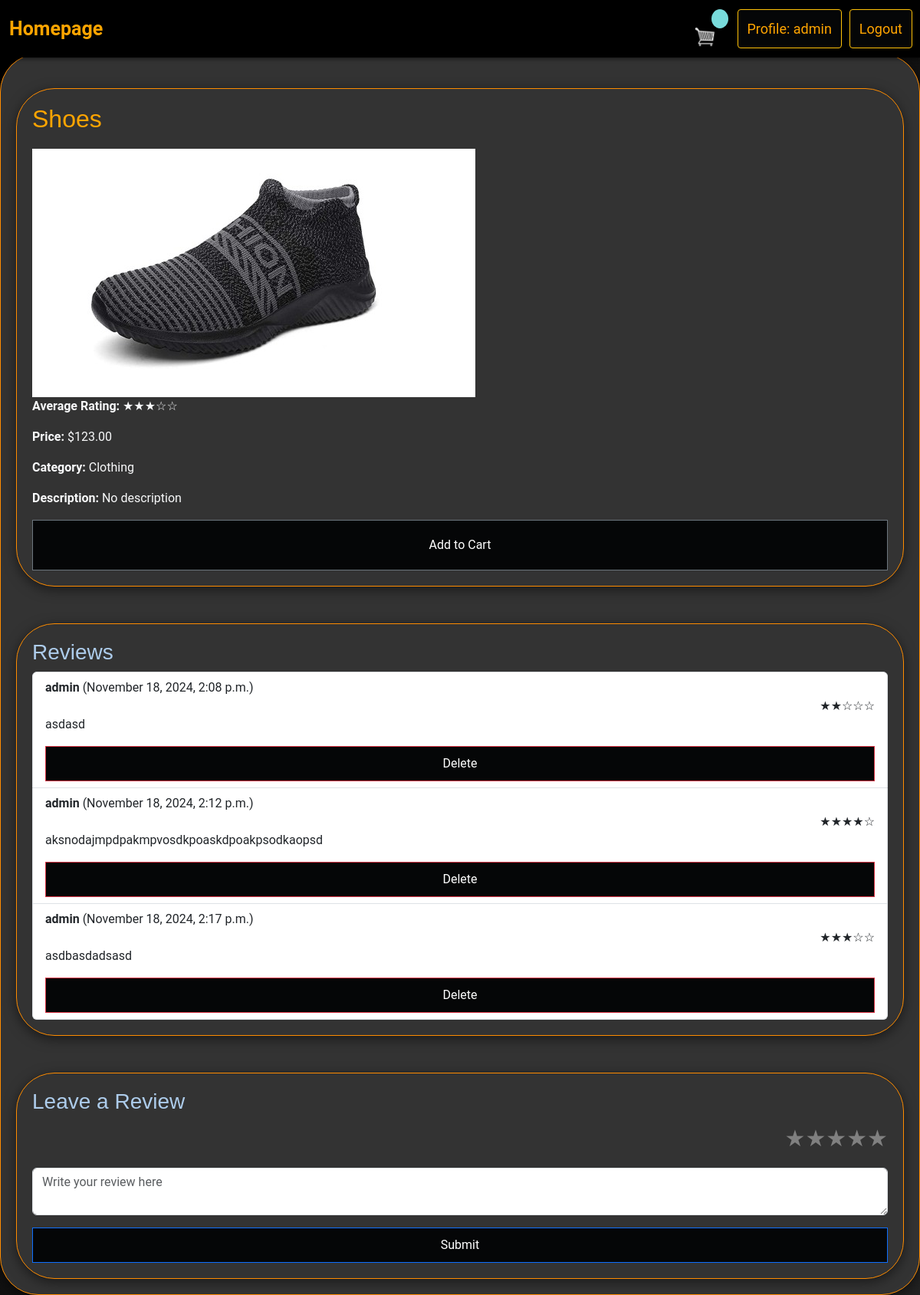
The page /product/9/ (signed in) on the database its author committed.
### store/models.py (models this page shows, shortened)
class Product(models.Model):
	name = models.CharField(max_length=200)
	price = models.DecimalField(max_digits=10, decimal_places=2)
	image = models.ImageField(upload_to='products/')
	category = models.ForeignKey(Category, on_delete=models.CASCADE)
	user = models.ForeignKey(User, on_delete=models.SET_NULL, null=True, related_name='products')
	description = models.CharField(max_length=200, null=True, default="")
	def average_rating(self):
		reviews = ProductReview.objects.filter(product=self)
		if reviews.exists():
			avg = round(reviews.aggregate(Avg('rating'))['rating__avg'], 1)
			return avg
		return 0
	def display_average_stars(self):
		avg = int(self.average_rating())
		filled_stars = '★' * avg
		empty_stars = '☆' * (5 - avg)
		return filled_stars + empty_stars

class Category(models.Model):
    name = models.CharField(max_length=200, default="Default")

class ProductReview(models.Model):
    product = models.ForeignKey(Product, on_delete=models.SET_NULL, null=True)
    user = models.ForeignKey(User, on_delete=models.SET_NULL, null=True)
    review = models.CharField(max_length=200, null=True)
    rating = models.PositiveIntegerField(
        validators=[MinValueValidator(1), MaxValueValidator(5)],
        null=True,
        blank=True
    )
    date_added = models.DateTimeField(auto_now_add=True)
    def display_stars(self):
        filled_stars = '★' * self.rating  # Filled stars
        empty_stars = '☆' * (5 - self.rating)  # Empty stars
        return filled_stars + empty_stars

### store/views.py (the view, shortened to what this page needs)
# urls.py: path('product/<int:pk>/', views.product, name='product'),
def product(request, pk):
    product = get_object_or_404(Product, pk=pk)
    reviews = ProductReview.objects.filter(product=product)
    context = {
        'product': product,
        'reviews': reviews,
    }
    return render(request, 'store/product.html', context)

### store/templates/store/product.html (shortened to what this page needs)
{% extends 'store/boang.html' %}
{% block content %}
<div class="container">
    <h2>{{ product.name }}</h2>
    <img src="{{ product.image.url }}" alt="{{ product.name }}" class="img-fluid">
    <p><strong>Average Rating:</strong> {{ product.display_average_stars }}</p>
    <p><strong>Price:</strong> ${{ product.price }}</p>
    <p><strong>Category:</strong> {{ product.category.name }}</p>
    <p><strong>Description:</strong> {{ product.description }}</p>
    {% if user.is_authenticated %}
    <form action="{% url 'store:update_item' %}" method="POST">
        <button data-product="{{ product.id }}" data-action="add"
                class="btn btn-outline-secondary add-btn update-cart" style ="padding: 20px; ">Add to Cart</button>
    </form>
    {% endif %}
</div>
<div class="container mt-5">
    <h3>Reviews</h3>
    <ul class="list-group">
        {% for review in reviews %}
            <li class="list-group-item">
                <strong>{{ review.user.username }}</strong>
                ({{ review.date_added|date:"F j, Y, g:i a" }})
                <div class="stars">{{ review.display_stars }}</div>
                <p>{{ review.review }}</p>
                {% if review.user == user %}
                    <form method="POST" action="{% url 'store:delete_review' review.id %}" style="display:inline;">
                        <button type="submit" class="btn btn-danger btn-sm">Delete</button>
                    </form>
                {% endif %}
            </li>
        {% empty %}
            <li class="list-group-item">No reviews yet. Be the first to review this product!</li>
        {% endfor %}
    </ul>
</div>
{% if user.is_authenticated %}
<div class="container mt-5">
    <h3>Leave a Review</h3>
    <form method="POST" id="reviewForm">
        <div class="stars">
            <label for="star5" title="5 stars">★</label>
            <label for="star4" title="4 stars">★</label>
            <label for="star3" title="3 stars">★</label>
            <label for="star2" title="2 stars">★</label>
            <label for="star1" title="1 star">★</label>
        </div>
        <textarea name="review" class="form-control mt-3" placeholder="Write your review here"></textarea>
        <button type="submit" class="btn btn-primary mt-3">Submit</button>
    </form>
</div>
{% else %}
<p class="text-danger">You must be logged in to leave a review.</p>
{% endif %}
{% endblock content %}

### store/templates/store/boang.html (shortened to what this page needs)
{% load static %}
<!DOCTYPE html>
<html lang="en">
<head>
    <link href="https://cdn.jsdelivr.net/npm/bootstrap@5.3.2/dist/css/bootstrap.min.css" rel="stylesheet"
>
    <link rel="stylesheet" type="text/css" href="{% static 'css/main.css' %}">
</head>
<body>
    <nav class="header">
        <a href="{% url 'store:home' %}" class="logo">Homepage</a>
        <div class="header-right">
            {% if user.is_authenticated %}
            <a href="{% url 'store:cart' %}">
                <img id="cart-icon" src="{% static 'images/cart.png' %}">
                <p style="" id="cart-total">{{ cartItems }}</p>
            </a>
            <a href="{% url 'store:profile' %}" class="btn btn-warning">Profile: {{ user.username }}</a>
            <a style = "margin-left: 10px; margin-right: 10px;" href="{% url 'store:logout' %}" class="btn btn-warning">Logout</a>
            {% else %}
                <a href="{% url 'store:signup_view' %}">Sign up</a>
                <a href="{% url 'store:login_view' %}">Login</a>
            {% endif %}
        </div>
    </nav>
     <div class="container">
        <br>
        {% block content %}
        {% endblock content %}
    </div>
</body>
</html>

### static/css/main.css (style rules this page uses)
body { background-color: hsl(0, 0%, 0%); }
h1,h2,h3,h4,h5,h6 { color:hsl(210, 60%, 80%); font-family: Arial, sans-serif; font-weight: 400; }
#cart-icon { width:30px; display: inline-block; margin-left: 20px; }
#cart-total { display: inline-block; text-align: center; color:#333; background-color: #78dbdb; width: 22px; height: 25px; border-radius: 50%; font-size: 16px; margin-left: -12px; }
.btn { border-radius: 0; background-color: #050607; color: #fff; padding: 10px 20px; font-size: 16px; }

### store/templates/store/boang.html (style rules this page uses)
body { background: linear-gradient(to bottom right, #000, #222); font-family: 'Roboto', sans-serif; color: #f8f9fa; margin: 0; padding-top: 70px; }
.header { display: flex; justify-content: space-between; align-items: center; width: 100%; background-color: #000; padding: 0; box-shadow: 0 2px 5px rgba(0, 0, 0, 0.5); position: fixed; top: 0; left: 0; z-index: 10; }
.header a { color: orange; text-align: center; padding: 12px; text-decoration: none; font-size: 18px; line-height: 25px; border-radius: 4px; transition: background-color 0.3s, transform 0.3s; }
.header a.logo { font-size: 25px; font-weight: bold; }
.header-right { display: flex; align-items: center; }
.container { max-width: 1200px; padding: 20px; border: 1px solid #ff8c00; border-radius: 50px; background-color: #333; box-shadow: 0 4px 16px rgba(0, 0, 0, 0.5); animation: fadeIn 0.5s ease-in; transition: transform 0.3s; }
h2 { margin-bottom: 20px; color: orange; font-family: 'Montserrat', sans-serif; }
button { background-color: orange; color: black; border: none; border-radius: 4px; padding: 10px 15px; cursor: pointer; transition: background-color 0.3s, transform 0.3s; width: 100%; font-size: 16px; }
.stars { display: flex; flex-direction: row-reverse; justify-content: flex-start; cursor: pointer; }
.stars label { font-size: 30px; color: gray; transition: color 0.2s; }

### rows shown on the page
Product: name "Shoes", image (picture), display_average_stars "★★★☆☆", price "123.00", category.name "Clothing", description "No description"
ProductReview: user.username "admin", date_added "November 18, 2024, 2:08 p.m.", display_stars "★★☆☆☆", review "asdasd", shows "Delete"
ProductReview: user.username "admin", date_added "November 18, 2024, 2:12 p.m.", display_stars "★★★★☆", review "aksnodajmpdpakmpvosdkpoaskdpoakpsodkaopsd", shows "Delete"
ProductReview: user.username "admin", date_added "November 18, 2024, 2:17 p.m.", display_stars "★★★☆☆", review "asdbasdadsasd", shows "Delete"

### other values the page prints
{{ user.username }} "admin"
